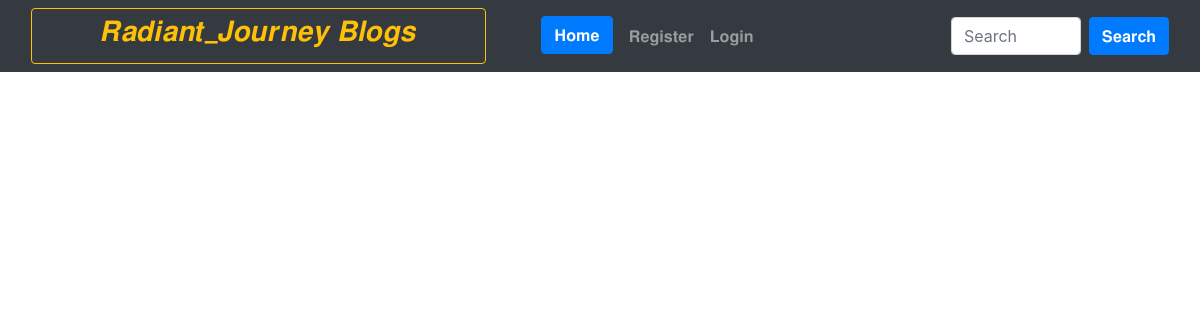
Before: /user_profile/9/ with the older database file.
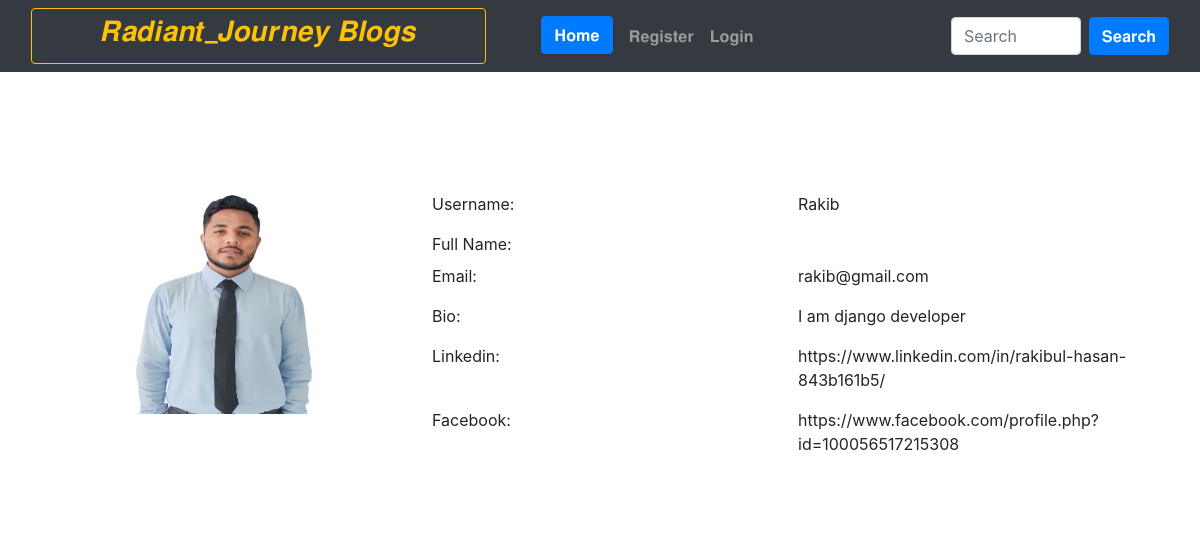
After: the same page with the newer database file.
### home/models.py (models this page shows, shortened)
class BlogPost(models.Model):
    title=models.CharField(max_length=255)
    author= models.ForeignKey(User, on_delete=models.CASCADE)
    slug=models.CharField(max_length=130)
    content=models.TextField()
    image = models.ImageField(upload_to="profile_pics", blank=True, null=True)
    dateTime=models.DateTimeField(auto_now_add=True)
    category=models.ForeignKey(Category,on_delete=models.CASCADE)

class Profile(models.Model):
    user = models.OneToOneField(User, on_delete=models.CASCADE, blank=True, null=True)
    image = models.ImageField(upload_to="profile_pics", blank=True, null=True)
    bio = models.TextField(blank=True, null=True)
    phone_no = models.IntegerField(blank=True, null=True)
    facebook = models.CharField(max_length=300, blank=True, null=True)
    instagram = models.CharField(max_length=300, blank=True, null=True)
    linkedin = models.CharField(max_length=300, blank=True, null=True)

### home/views.py (the view)
# urls.py: path("user_profile/<int:myid>/", views.user_profile, name="user_profile"),
def user_profile(request, myid):
    post = BlogPost.objects.filter(id=myid)
    return render(request, "user_profile.html", {'post':post})

### home/templates/user_profile.html (shortened to what this page needs)
{% extends 'base.html' %}
{% block body %}
<div class="container profile">
            <form method="post">
                <div class="row">
                    {% for i in post %}
                    <div class="col-md-4">
                        <div class="profile-img">
                            {% if i.author.profile.image %}
                            <img src="{{i.author.profile.image.url}}" alt="" width="310px" height="270px">
                            {% endif %}
                        </div>
                    </div>
                    <div class="col-md-8">
                        <div class="profile-tab">
                            <div class="tab-pane">
                                <br><br>
                                        <div class="row">
                                            <div class="col-md-6">
                                                <label>Username:</label>
                                            </div>
                                            <div class="col-md-6">
                                                <p>{{i.author}}</p>
                                            </div>
                                        </div>
                                        <div class="row">
                                            <div class="col-md-6">
                                                <label>Full Name:</label>
                                            </div>
                                            <div class="col-md-6">
                                            </div>
                                        </div>
                                        <div class="row">
                                            <div class="col-md-6">
                                                <label>Email:</label>
                                            </div>
                                            <div class="col-md-6">
                                                <p>{{i.author.email}}</p>
                                            </div>
                                        </div>
                                        <div class="row">
                                            <div class="col-md-6">
                                                <label>Bio:</label>
                                            </div>
                                            <div class="col-md-6">
                                                <p>{{i.author.profile.bio}}</p>
                                            </div>
                                        </div>
                                        {% if i.author.profile.linkedin %}
                                        <div class="row">
                                            <div class="col-md-6">
                                                <label>Linkedin:</label>
                                            </div>
                                            <div class="col-md-6">
                                                <p>{{i.author.profile.linkedin}}</p>
                                            </div>
                                        </div>
                                        {% endif %}
                                        {% if i.author.profile.facebook %}
                                        <div class="row">
                                            <div class="col-md-6">
                                                <label>Facebook:</label>
                                            </div>
                                            <div class="col-md-6">
                                                <p>{{i.author.profile.facebook}}</p>
                                            </div>
                                        </div>
                                        {% endif %}
                                        {% endfor %}
                            </div>
                        </div>
                    </div>
            </form>
            </div>
        {% endblock %}

Changed rows visible on the page:
added BlogPost: author.profile.image (picture), author "Rakib", author.email "rakib@gmail.com", author.profile.bio "I am django developer", author.profile.linkedin "https://www.linkedin.com/in/rakibul-hasan-843b161b5/", author.profile.facebook "https://www.facebook.com/profile.php?id=100056517215308"
